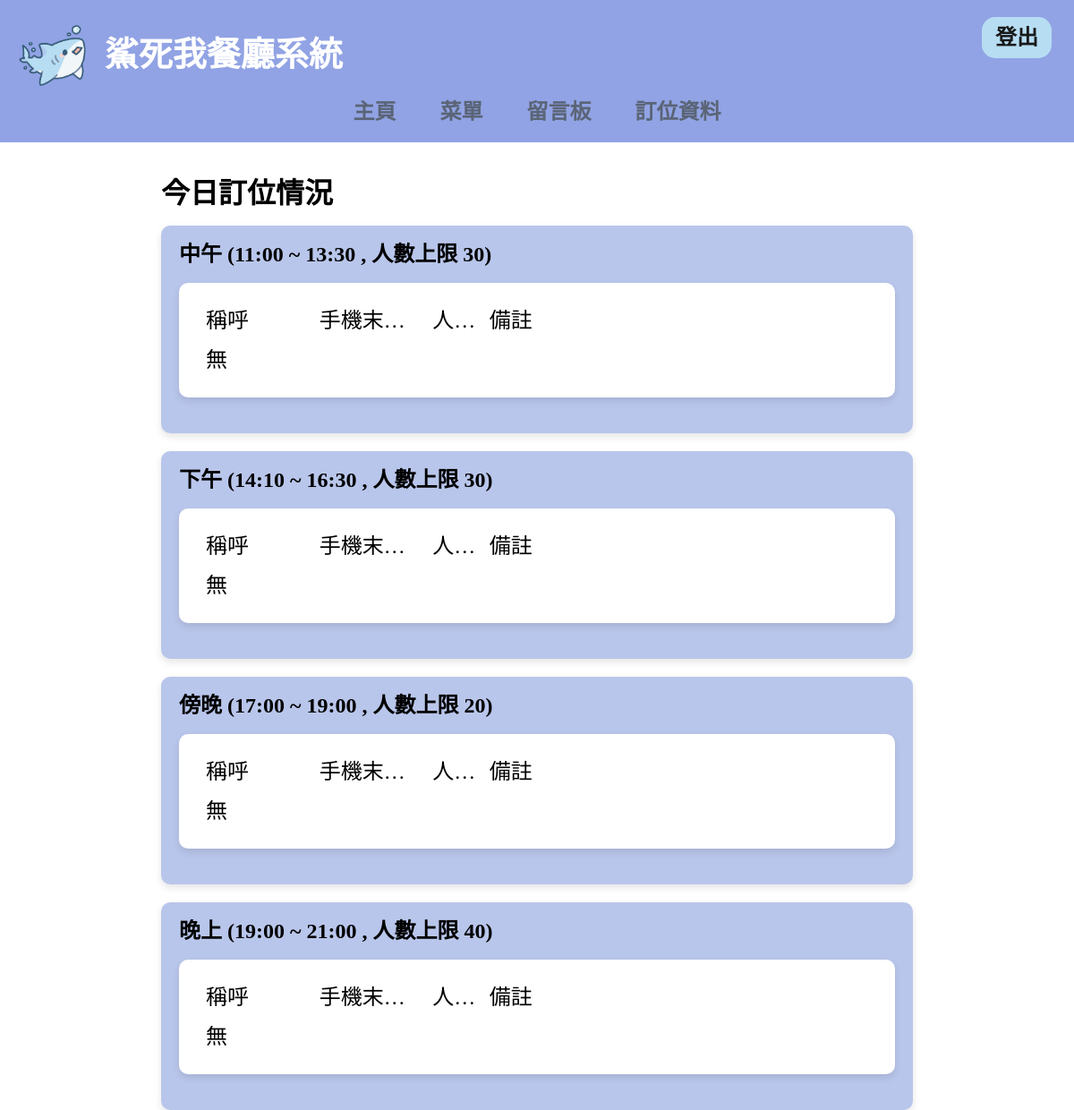
/ (signed in), run on an earlier commit of the app's database.
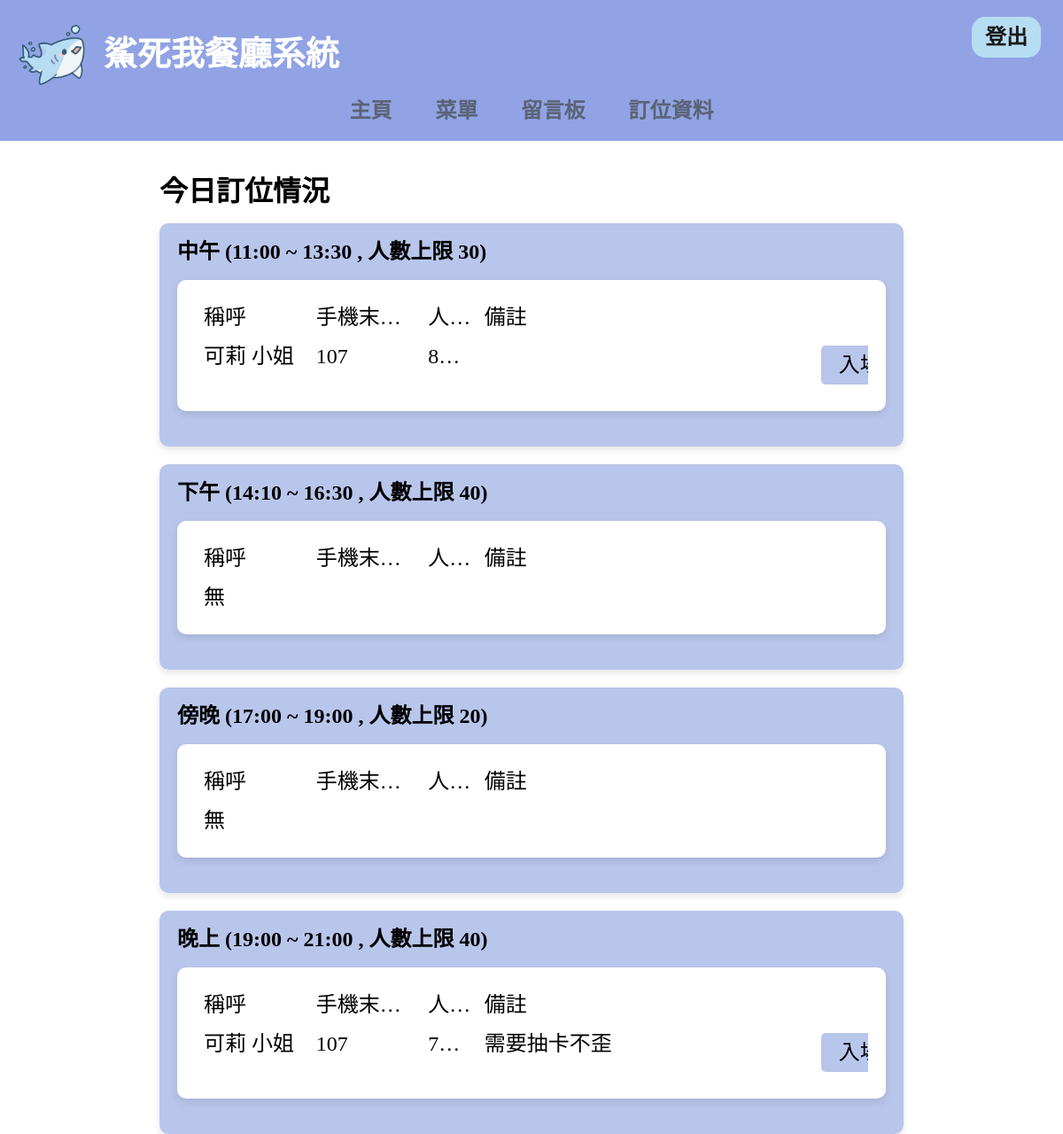
And on a later commit of the database.
### customer/models.py (models this page shows)
class Time(models.Model):
    name=models.CharField(max_length=50)
    timeStart=models.TimeField()
    timeEnd=models.TimeField()
    numberOfPeopleMax=models.IntegerField(default=100)
    def __str__(self):
        return f"{self.name} ({self.timeStart.strftime('%H:%M')} ~ {self.timeEnd.strftime('%H:%M')} , 人數上限 {self.numberOfPeopleMax})"

class Reserve(models.Model):
    customer=models.ForeignKey(User, on_delete=models.CASCADE)
    numberOfPeople=models.IntegerField()
    date=models.DateField()
    time=models.ForeignKey(Time, on_delete=models.CASCADE)
    note=models.TextField(null=True, max_length=20)
    alternate=models.BooleanField(default=False)
    isCome=models.BooleanField(default=False)

class User(AbstractUser):
    sex=models.ForeignKey(Sex, on_delete=models.CASCADE, null=True)
    def phoneLastThree(self):
        return self.username[-3:]

class Sex(models.Model):
    name=models.CharField(max_length=50)
    def __str__(self):
        return self.name

### customer/views.py (the view)
# urls.py: path('', homePage, name='home'),    #主頁
def homePage(request):
    if request.user.is_superuser:
        reserveNoon=Reserve.objects.filter(date=datetime.now().date(),time=Time.objects.get(id=1)).order_by('-alternate', 'isCome')
        reserveAfternoon=Reserve.objects.filter(date=datetime.now().date(),time=Time.objects.get(id=2)).order_by('-alternate', 'isCome')
        reserveEvening=Reserve.objects.filter(date=datetime.now().date(),time=Time.objects.get(id=3)).order_by('-alternate', 'isCome')
        reserveNight=Reserve.objects.filter(date=datetime.now().date(),time=Time.objects.get(id=4)).order_by('-alternate', 'isCome')
        timeList=Time.objects.all().order_by('timeStart')
        return render(request, 'manageHome.html', locals())
    menu=Menu.objects.filter(listingDate__lte=timezone.now(),isSale=True).order_by('?')
    menuNew=Menu.objects.filter(listingDate__lte=timezone.now(),isSale=True).order_by('listingDate')
    recommendation=menu[:min(len(menu), 4)]
    new=menuNew[:min(len(menuNew), 4)]
    return render(request, 'home.html', locals())

### template/html/manageHome.html (shortened to what this page needs)
<!DOCTYPE html>
<html lang="en">
<head>
</head>
{% include 'header.html' %}
<body style="margin-top: 200px;">
    <div class="t"><h1>今日訂位情況</h1></div>
    {% for t in timeList %}
        <div class="acard1">
            <a href="/timeModify/{{ t.id }}"><p style="font-size: 24px; font-weight: bold;">{{ t }}</p></a>
            <table class="reserve">
                <tr>
                    <td class="name">稱呼</td>
                    <td class="phone">手機末三碼</td>
                    <td class="count">人數</td>
                    <td class="note">備註</td>
                </tr>
                {% if t.id == 1 %}
                    {% if reserveNoon %}
                        {% for r in reserveNoon %}
                        <tr>
                            <td class="name">{{ r.customer.first_name }}
                                {% if r.customer.sex.id == 3 %}
                                先生/小姐
                                {% else %}
                                {{ r.customer.sex }}
                                {% endif %}
                            </td>
                            <td class="phone">{{ r.customer.phoneLastThree }}</td>
                            <td class="count">{{ r.numberOfPeople }}人</td>
                            <td class="note">{{ r.note }}</td>
                            <td class="alternate">{% if alternate %}候補{% endif %}</td>
                            <td class="come">{% if r.isCome %}
                                已入場
                                {% else %}
                                <a href="reserveIsCome/{{ r.id }}" class="btn">入場</a>
                                {% endif %}
                            </td>
                        </tr>
                        {% endfor %}
                    {% else %}<tr><td>無</td></tr>{% endif %}
                {% elif t.id == 2 %}
                    {% if reserveAfternoon %}
                        {% for r in reserveAfternoon %}
                        <tr>
                            <td class="name">{{ r.customer.first_name }}
                                {% if r.customer.sex.id == 3 %}
                                先生/小姐
                                {% else %}
                                {{ r.customer.sex }}
                                {% endif %}
                            </td>
                            <td class="phone">{{ r.customer.phoneLastThree }}</td>
                            <td class="count">{{ r.numberOfPeople }}人</td>
                            <td class="note">{{ r.note }}</td>
                            <td class="alternate">{% if alternate %}候補{% endif %}</td>
                            <td class="come">{% if r.isCome %}
                                已入場
                                {% else %}
                                <a href="reserveIsCome/{{ r.id }}" class="btn">入場</a>
                                {% endif %}
                            </td>
                        </tr>
                        {% endfor %}
                    {% else %}<tr><td>無</td></tr>{% endif %}
                {% elif t.id == 3 %}
                    {% if reserveEvening %}
                        {% for r in reserveEvening %}
                        <tr>
                            <td class="name">{{ r.customer.first_name }}
                                {% if r.customer.sex.id == 3 %}
                                先生/小姐
                                {% else %}
                                {{ r.customer.sex }}
                                {% endif %}
                            </td>
                            <td class="phone">{{ r.customer.phoneLastThree }}</td>
                            <td class="count">{{ r.numberOfPeople }}人</td>
                            <td class="note">{{ r.note }}</td>
                            <td class="alternate">{% if alternate %}候補{% endif %}</td>
                            <td class="come">{% if r.isCome %}
                                已入場
                                {% else %}
                                <a href="reserveIsCome/{{ r.id }}" class="btn">入場</a>
                                {% endif %}
                            </td>
                        </tr>
                        {% endfor %}
                    {% else %}<tr><td>無</td></tr>{% endif %}
                {% else %}
                    {% if reserveNight %}
                        {% for r in reserveNight %}
                        <tr>
                            <td class="name">{{ r.customer.first_name }}
                                {% if r.customer.sex.id == 3 %}
                                先生/小姐
                                {% else %}
                                {{ r.customer.sex }}
                                {% endif %}
                            </td>
                            <td class="phone">{{ r.customer.phoneLastThree }}</td>
                            <td class="count">{{ r.numberOfPeople }}人</td>
                            <td class="note">{{ r.note }}</td>
                            <td class="alternate">{% if alternate %}候補{% endif %}</td>
                            <td class="come">{% if r.isCome %}
                                已入場
                                {% else %}
                                <a href="reserveIsCome/{{ r.id }}" class="btn">入場</a>
                                {% endif %}
                            </td>
                        </tr>
                        {% endfor %}
                    {% else %}<tr><td>無</td></tr>{% endif %}
                {% endif %}
            </table>
        </div>
    {% endfor %}
</body>
</html>

### template/html/header.html (shortened to what this page needs)
<!DOCTYPE html>
<html lang="en">
  <head>
    <link rel="stylesheet" href="/static/CSS/reset.css" />
    <link rel="stylesheet" href="/static/CSS/header.css" />
  </head>
  <body class="head">
    {% load static %}
    <nav class="menuhead">
      <div class="twoside">
        <div class="title">
          <img class="imgShark" alt="shark" src="{% static 'img/shark.png' %}" />
          <h1 class="resname">鯊死我餐廳系統</h1>
        </div>
        <div class="log">
          {% if request.user.is_active %}
            <a href="/logout/" class="Options">登出</a>
          {% else %}
            <a href="/login/" class="Options">登入</a>
            <a href="/register/" class="Options">註冊</a>
          {% endif %}
        </div>
      </div>
      <div class="Function">
        <a href="/" class="Options">主頁</a>
        <a href="/menuAll/" class="Options">菜單</a>
        <a href="/comment/" class="Options">留言板</a>
        {% if request.user.is_authenticated %}
          {% if not request.user.is_superuser %}
            <a href="/userModify/" class="Options">修改密碼</a>
            <a href="/reserveAll/" class="Options">訂位紀錄</a>
          {% else %}
            <a href="/reserveAll/" class="Options">訂位資料</a>
          {% endif %}
        {% endif %}
      </div>
    </nav>
  </body>
</html>

### static/CSS/header.css (style rules this page uses)
.head { width: 100%; }
.Function { font-size: 36px; }
.menuhead { width: 100%; padding: 20px 0; background-color: #8599e1; position: fixed; top: 0; opacity: 90%; z-index: 999; }
.twoside { display: flex; justify-content: space-between; margin-left: 20px; }
.title { display: flex; justify-content: start; text-align: center; align-items: center; }
.imgShark { width: 10%; }
.resname { font-size: 38px; font-weight: bold; color: white; padding-left: 20px; }
.log { margin-right: 20px; margin-top: 10px; color: black; }
.log a { color: black; background-color: #b0daf2; text-decoration: none; font-size: 24px; padding: 10px 15px; margin: 0 5px; font-weight: bold; border-radius: 15px; }
.Function { text-align: center; }
.Function a { color: #495468; text-decoration: none; font-size: 24px; padding: 10px 20px; font-weight: bold; border-radius: 15px; }

### template/html/manageHome.html (style rules this page uses)
* { box-sizing: border-box; margin: 0; padding: 0; }
a { text-decoration: none; color: black; }
.t { margin-left: 15%; font-size: 32px; font-weight: bold; }
.acard1 { width: 70%; margin-left: 15%; padding: 20px; margin-top: 20px; border-radius: 10px; background-color: rgba(173, 189, 232, 0.85); box-shadow: 0 4px 8px rgba(0, 0, 0, 0.1); }
.reserve { width: 100%; border-collapse: collapse; margin: 20px auto; padding: 20px; border-radius: 10px; box-shadow: 0 4px 8px rgba(0, 0, 0, 0.1); background-color: white; display: flex; justify-content: space-between; }
table td { font-size: 24px; padding-right: 80px; padding-top: 10px; }
.btn { display: inline-block; padding: 10px 20px; background-color: rgba(173, 189, 232, 0.85); color: #000; text-decoration: none; border-radius: 5px; }
table.reserve th, table.reserve td { padding: 10px; text-align: center; }
table.reserve tr { display: grid; grid-template-columns: 2fr 2fr 1fr 5fr 1fr 1fr; }
table.reserve th, table.reserve td { overflow: hidden; text-overflow: ellipsis; white-space: nowrap; text-align: left; }

What changed in the data, as far as the page shows it:
shown differently, row unchanged: Time "中午 (11:00 ~ 13:30 , 人數上限 30)": no longer shows "無"
added Reserve: customer.first_name "可莉", customer.sex "小姐", customer.phoneLastThree "107", numberOfPeople "8…", shown under Time "中午 (11:00 ~ 13:30 , 人數上限 30)"
changed Time: name+timeStart+timeEnd "下午 (14:10 ~ 16:30 , 人數上限 30)" → "下午 (14:10 ~ 16:30 , 人數上限 40)"
shown differently, row unchanged: Time "晚上 (19:00 ~ 21:00 , 人數上限 40)": no longer shows "無"
added Reserve: customer.first_name "可莉", customer.sex "小姐", customer.phoneLastThree "107", numberOfPeople "7…", note "需要抽卡不歪", shown under Time "晚上 (19:00 ~ 21:00 , 人數上限 40)"
